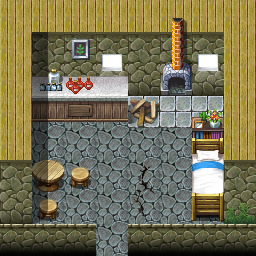

This is a level from a 2D game, rendered from its Tiled map with the project's own tilesets. A one-line summary and the map file follow, with tile-layer data summarised:
An orthogonal 8x8 tile map with 32x32 px tiles, 3 tile layers (Ground, Objects, Above), 1 hidden layer not drawn, 13 tilesets and 3 objects (2x spawn, mapchange).

<map version="1.0" orientation="orthogonal" width="8" height="8" tilewidth="32" tileheight="32">
    <tileset firstgid="1" name="map_20" tilewidth="32" tileheight="32">
        <image source="../drawable/map_20.png" width="256" height="256" />
    </tileset>
    <tileset firstgid="65" name="map_22" tilewidth="32" tileheight="32">
        <image source="../drawable/map_22.png" width="256" height="256" />
    </tileset>
    <tileset firstgid="129" name="map_5" tilewidth="32" tileheight="32">
        <image source="../drawable/map_5.png" width="256" height="256" />
    </tileset>
    <tileset firstgid="193" name="map_19" tilewidth="32" tileheight="32">
        <image source="../drawable/map_19.png" width="256" height="256" />
    </tileset>
    <tileset firstgid="257" name="map_23" tilewidth="32" tileheight="32">
        <image source="../drawable/map_23.png" width="256" height="256" />
    </tileset>
    <tileset firstgid="321" name="map_10" tilewidth="32" tileheight="32">
        <image source="../drawable/map_10.png" width="256" height="256" />
    </tileset>
    <tileset firstgid="385" name="map_8" tilewidth="32" tileheight="32">
        <image source="../drawable/map_8.png" width="256" height="256" />
    </tileset>
    <tileset firstgid="449" name="map_12" tilewidth="32" tileheight="32">
        <image source="../drawable/map_12.png" width="256" height="256" />
    </tileset>
    <tileset firstgid="513" name="map_15" tilewidth="32" tileheight="32">
        <image source="../drawable/map_15.png" width="256" height="256" />
    </tileset>
    <tileset firstgid="577" name="map_1" tilewidth="32" tileheight="32">
        <image source="../drawable/map_1.png" width="256" height="256" />
    </tileset>
    <tileset firstgid="641" name="map_2" tilewidth="32" tileheight="32">
        <image source="../drawable/map_2.png" width="256" height="256" />
    </tileset>
    <tileset firstgid="705" name="map_3" tilewidth="32" tileheight="32">
        <image source="../drawable/map_3.png" width="256" height="256" />
    </tileset>
    <tileset firstgid="769" name="map_0" tilewidth="32" tileheight="32">
        <image source="../drawable/map_0.png" width="256" height="256" />
    </tileset>
    <layer name="Ground" width="8" height="8">
        <data>[64 cells, 64 non-empty, 6 distinct tile ids]</data>
    </layer>
    <layer name="Objects" width="8" height="8">
        <data>[64 cells, 22 non-empty, 19 distinct tile ids]</data>
    </layer>
    <layer name="Above" width="8" height="8">
        <data>[64 cells, 12 non-empty, 8 distinct tile ids]</data>
    </layer>
    <layer name="Walkable" width="8" height="8" visible="0">
        <data>[64 cells, 46 non-empty, 1 distinct tile ids]</data>
    </layer>
    <objectgroup name="Mapevents">
        <object name="entrance" type="mapchange" x="96" y="224" width="32" height="32">
            <properties>
                <property name="map" value="brimhaven3" />
                <property name="place" value="brimhaven_employee" />
            </properties>
        </object>
    </objectgroup>
    <objectgroup name="Spawn">
        <object name="brv_employee" type="spawn" x="192" y="160" width="32" height="32">
            <properties>
                <property name="active" value="false" />
                <property name="spawngroup" value="brv_employee" />
            </properties>
        </object>
        <object name="brv_employee_wife" type="spawn" x="32" y="96" width="192" height="64">
            <properties>
                <property name="spawngroup" value="brv_employee_wife" />
            </properties>
        </object>
    </objectgroup>
    <objectgroup name="Keys" />
</map>
